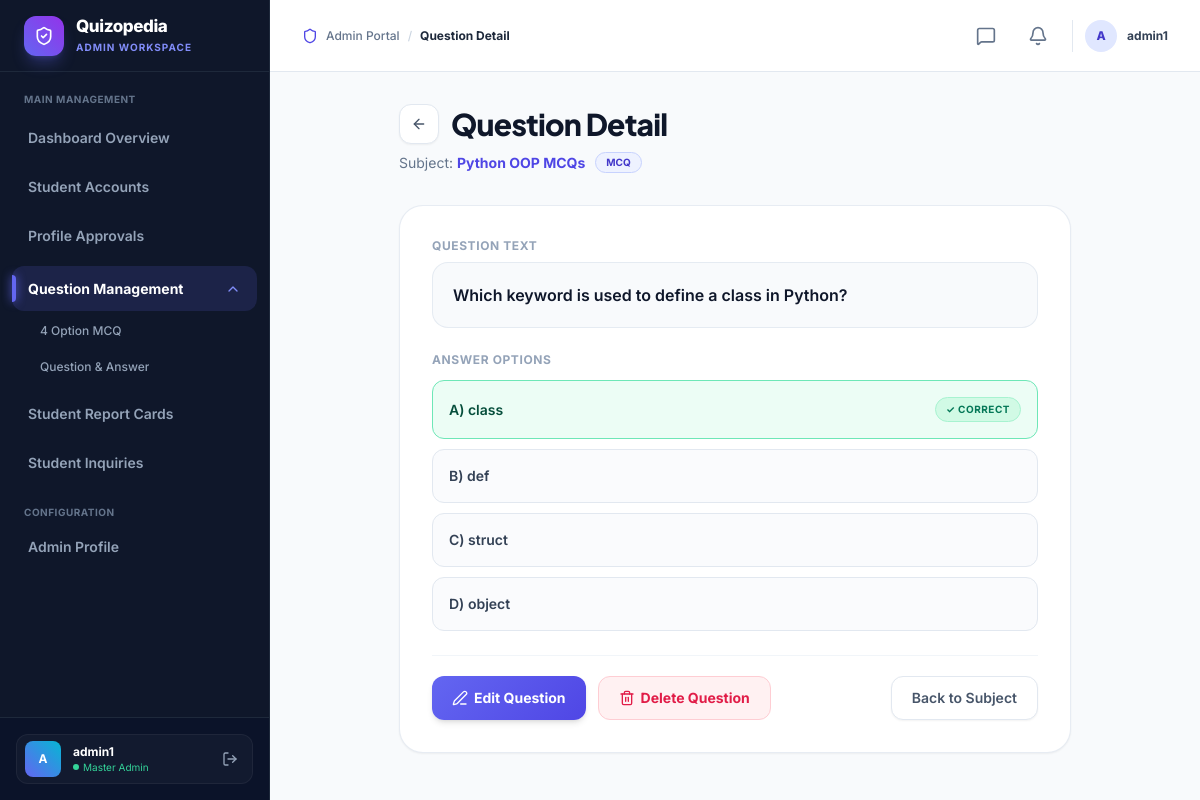
Page /questions/view/66/ (signed in) on the committed database.
### user/models.py (models this page shows, shortened)
class Question(models.Model):
    QUESTION_TYPE_CHOICES = [
        ('qna', 'Question & Answer'),
        ('mcq', '4 Option MCQ'),
    ]
    subject = models.ForeignKey(Subject, on_delete=models.CASCADE, related_name='questions')
    question_type = models.CharField(max_length=3, choices=QUESTION_TYPE_CHOICES, default='qna')
    question_text = models.TextField()
    option_a = models.CharField(max_length=255, default="")
    option_b = models.CharField(max_length=255, default="")
    option_c = models.CharField(max_length=255, default="")
    option_d = models.CharField(max_length=255, default="")
    correct_option = models.CharField(
        max_length=1,
        choices=[('A', 'Option A'), ('B', 'Option B'), ('C', 'Option C'), ('D', 'Option D')],
        default='A'
    )
    @property
    def is_mcq(self):
        return self.question_type == 'mcq'

class Subject(models.Model):
    id = models.BigAutoField(primary_key=True)
    name = models.CharField(max_length=150, unique=True, verbose_name="Subject Name")
    description = models.TextField(blank=True, verbose_name="Description")
    created_at = models.DateTimeField(auto_now_add=True, verbose_name="Created At")
    updated_at = models.DateTimeField(auto_now=True, verbose_name="Updated At")
    class Meta:
        ordering = ['name']
        verbose_name = 'Subject'
        verbose_name_plural = 'Subjects'
        constraints = [
            models.UniqueConstraint(
                Lower('name'),
                name='unique_subject_name_case_insensitive'
            )
        ]

### adminpanel/views.py (the view)
# urls.py: path('questions/view/<int:pk>/', views.question_detail, name='question_detail'),
@admin_required
def question_detail(request, pk):
    question = get_object_or_404(Question, id=pk)
    return render(request, 'adminpanel/question_detail.html', {
        'question': question
    })

### adminpanel/templates/adminpanel/question_detail.html (shortened to what this page needs)
{% extends 'adminpanel/base.html' %}
{% block active_questions %}active{% endblock %}
{% block breadcrumb %}Question Detail{% endblock %}
{% block content %}
<div class="mb-8 max-w-2xl mx-auto">
  <div class="flex items-center gap-3 mb-2">
    <a href="{% url 'subject_questions' question.subject.id %}" class="w-10 h-10 rounded-xl bg-white border border-slate-200 text-slate-600 hover:text-slate-900 hover:bg-slate-50 transition flex items-center justify-center shadow-sm" title="Back to Subject">
      <i data-lucide="arrow-left" class="w-4 h-4"></i>
    </a>
    <h1 class="text-2xl sm:text-3xl font-extrabold tracking-tight text-slate-900">
      Question Detail
    </h1>
  </div>
  <div class="flex items-center gap-2.5 ml-13">
    <p class="text-slate-500 text-sm">Subject: <span class="text-indigo-600 font-bold">{{ question.subject.name }}</span></p>
    {% if question.is_mcq %}
    <span class="text-[10px] font-bold px-2.5 py-0.5 rounded-full bg-indigo-50 text-indigo-700 border border-indigo-200">MCQ</span>
    {% else %}
    <span class="text-[10px] font-bold px-2.5 py-0.5 rounded-full bg-indigo-50 text-indigo-700 border border-indigo-200">Q&amp;A</span>
    {% endif %}
  </div>
</div>
<div class="max-w-2xl mx-auto">
  <div class="glass-card rounded-[24px] p-6 sm:p-8 space-y-6 bg-white border border-slate-200/80 shadow-sm">
    <div>
      <p class="text-xs text-slate-400 uppercase tracking-wider font-bold mb-2">Question Text</p>
      <div class="p-4 sm:p-5 rounded-2xl bg-slate-50 border border-slate-200/80">
        <p class="text-sm sm:text-base font-semibold text-slate-900 leading-relaxed">{{ question.question_text }}</p>
      </div>
    </div>
    <div>
      {% if question.is_mcq %}
      <p class="text-xs text-slate-400 uppercase tracking-wider font-bold mb-3">Answer Options</p>
      <div class="space-y-2.5">
        {% if question.option_a %}
        <div class="flex items-center justify-between p-3.5 sm:p-4 rounded-xl border transition
          {% if question.correct_option == 'A' %}bg-emerald-50 border-emerald-300 text-emerald-900{% else %}bg-slate-50/70 border-slate-200 text-slate-700{% endif %}">
          <span class="text-sm font-semibold">A) {{ question.option_a }}</span>
          {% if question.correct_option == 'A' %}
          <span class="text-[10px] uppercase font-bold tracking-wider px-2.5 py-1 rounded-full bg-emerald-100 text-emerald-700 border border-emerald-200 flex items-center gap-1">✓ Correct</span>
          {% endif %}
        </div>
        {% endif %}
        {% if question.option_b %}
        <div class="flex items-center justify-between p-3.5 sm:p-4 rounded-xl border transition
          {% if question.correct_option == 'B' %}bg-emerald-50 border-emerald-300 text-emerald-900{% else %}bg-slate-50/70 border-slate-200 text-slate-700{% endif %}">
          <span class="text-sm font-semibold">B) {{ question.option_b }}</span>
        </div>
        {% endif %}
        {% if question.option_c %}
        <div class="flex items-center justify-between p-3.5 sm:p-4 rounded-xl border transition
          {% if question.correct_option == 'C' %}bg-emerald-50 border-emerald-300 text-emerald-900{% else %}bg-slate-50/70 border-slate-200 text-slate-700{% endif %}">
          <span class="text-sm font-semibold">C) {{ question.option_c }}</span>
        </div>
        {% endif %}
        {% if question.option_d %}
        <div class="flex items-center justify-between p-3.5 sm:p-4 rounded-xl border transition
          {% if question.correct_option == 'D' %}bg-emerald-50 border-emerald-300 text-emerald-900{% else %}bg-slate-50/70 border-slate-200 text-slate-700{% endif %}">
          <span class="text-sm font-semibold">D) {{ question.option_d }}</span>
        </div>
        {% endif %}
      </div>
      {% endif %}
    </div>
    <div class="pt-5 border-t border-slate-100 flex flex-col sm:flex-row gap-3 items-center">
      <a href="{% url 'question_edit' question.id %}" class="cta-btn px-5 h-11 rounded-xl font-bold text-xs sm:text-sm text-white flex items-center justify-center gap-1.5 shadow-md flex-1 sm:flex-none">
        <i data-lucide="edit-3" class="w-4 h-4"></i> Edit Question
      </a>
      <form method="POST" action="{% url 'question_delete' question.id %}" onsubmit="return confirm('Are you sure you want to delete this question?');" class="m-0 p-0 flex-1 sm:flex-none">
        <button type="submit" class="h-11 px-5 rounded-xl font-bold text-xs sm:text-sm border border-rose-200 bg-rose-50 hover:bg-rose-100 text-rose-600 flex items-center justify-center gap-1.5 transition">
          <i data-lucide="trash-2" class="w-4 h-4"></i> Delete Question
        </button>
      </form>
      <a href="{% url 'subject_questions' question.subject.id %}" class="px-5 h-11 rounded-xl font-semibold text-xs sm:text-sm border border-slate-200 bg-white hover:bg-slate-50 text-slate-600 flex items-center justify-center transition flex-1 sm:flex-none sm:ml-auto shadow-sm">
        Back to Subject
      </a>
    </div>
  </div>
</div>
{% endblock %}

### adminpanel/templates/adminpanel/base.html (shortened to what this page needs)
{% load static %}
<!DOCTYPE html>
<html lang="en">
<head>
  <script src="https://cdn.tailwindcss.com"></script>
</head>
<body class="relative min-h-screen w-full flex">
  <aside id="adminSidebar"
    class="fixed lg:sticky top-0 left-0 w-[270px] bg-[#0f172a] text-slate-300 border-r border-[#1e293b] flex-shrink-0 h-screen flex flex-col z-50 transition-transform duration-300">
    <div class="h-[72px] flex items-center gap-3 px-6 border-b border-[#1e293b]">
      <div class="w-10 h-10 rounded-xl bg-gradient-to-tr from-indigo-500 to-purple-600 flex items-center justify-center text-white flex-shrink-0 shadow-lg shadow-indigo-500/30">
        <i data-lucide="shield-check" class="w-5 h-5"></i>
      </div>
      <div class="flex flex-col">
        <span class="text-[17px] font-extrabold tracking-tight text-white leading-tight">Quizopedia</span>
        <span class="text-[10px] text-indigo-400 font-bold uppercase tracking-widest mt-0.5">Admin Workspace</span>
      </div>
    </div>
    <nav class="flex-1 px-3 py-5 space-y-1 overflow-y-auto flex flex-col">
      <span class="text-[10px] font-bold text-slate-500 uppercase tracking-wider px-3 mb-1">Main Management</span>
      <a href="{% url 'admin_dashboard' %}"
        class="sidebar-link {% block active_db %}{% endblock %}">
        <span>Dashboard Overview</span>
      </a>
      <a href="{% url 'admin_students' %}"
        class="sidebar-link {% block active_students %}{% endblock %}">
        <span>Student Accounts</span>
      </a>
      <a href="{% url 'admin_profile_approvals' %}"
        class="sidebar-link flex items-center justify-between {% block active_approvals %}{% endblock %}">
        <span>Profile Approvals</span>
      </a>
      <div class="space-y-1 pt-1 pb-1" id="questionMgmtGroup">
        <button type="button"
          id="questionMgmtDropdownBtn"
          onclick="toggleQuestionDropdown(event)"
          class="sidebar-link w-full flex items-center justify-between text-left border-0 bg-transparent cursor-pointer {% block active_questions %}{% endblock %}">
          <span>Question Management</span>
          <i data-lucide="chevron-down" id="questionMgmtChevron"
            class="sidebar-chevron {% if '/questions/' in request.path %}open{% endif %}"></i>
        </button>
        <div id="questionMgmtSubmenu"
          class="pl-4 pr-1 space-y-1 {% if '/questions/' not in request.path %}hidden{% endif %}">
          <a href="{% url 'question_list' %}?type=mcq"
            class="sidebar-sub-link {% block active_mcq %}{% endblock %}" title="4 Option MCQ Quizzes">
            <span class="truncate">4 Option MCQ</span>
          </a>
          <a href="{% url 'question_list' %}?type=qna"
            class="sidebar-sub-link {% block active_qna %}{% endblock %}" title="Question & Answer Quizzes">
            <span class="truncate">Question &amp; Answer</span>
          </a>
        </div>
      </div>
      <a href="{% url 'admin_report_cards' %}"
        class="sidebar-link {% block active_report_cards %}{% endblock %}">
        <span>Student Report Cards</span>
      </a>
      <a href="{% url 'admin_contact_messages' %}"
        class="sidebar-link flex items-center justify-between {% block active_contacts %}{% endblock %}">
        <span>Student Inquiries</span>
      </a>
      <span class="text-[10px] font-bold text-slate-500 uppercase tracking-wider px-3 pt-4 mb-1">Configuration</span>
      <a href="{% url 'admin_profile' %}"
        class="sidebar-link {% block active_profile %}{% endblock %}">
        <span>Admin Profile</span>
      </a>
    </nav>
    <div class="p-4 border-t border-[#1e293b] bg-[#0b1329]">
      <div class="flex items-center gap-3 px-2 py-1.5 rounded-xl bg-white/[0.03] border border-white/5">
        <div class="w-9 h-9 rounded-lg bg-gradient-to-tr from-indigo-500 to-cyan-500 flex items-center justify-center text-white text-xs font-bold flex-shrink-0">
          {{ request.user.username|slice:":1"|upper }}
        </div>
        <div class="flex-1 min-w-0">
          <span class="text-xs font-bold text-white block truncate">{{ request.user.username }}</span>
          <span class="text-[10px] text-emerald-400 flex items-center gap-1">
            <span class="w-1.5 h-1.5 rounded-full bg-emerald-400"></span> Master Admin
          </span>
        </div>
        <a href="{% url 'logout' %}" class="text-slate-400 hover:text-red-400 p-1.5 transition" title="Sign Out">
          <i data-lucide="log-out" class="w-4 h-4"></i>
        </a>
      </div>
    </div>
  </aside>
  <div class="flex-1 flex flex-col min-w-0 bg-[#f8fafc]">
    <header class="h-[72px] bg-white/90 backdrop-blur-md border-b border-slate-200 flex items-center justify-between px-6 lg:px-8 sticky top-0 z-30">
      <div class="flex items-center gap-3">
        <div class="flex items-center gap-2 text-xs font-medium text-slate-500">
          <i data-lucide="shield" class="w-4 h-4 text-indigo-600"></i>
          <span>Admin Portal</span>
          <span class="text-slate-300">/</span>
          <span class="text-slate-800 font-bold">{% block breadcrumb %}Dashboard Overview{% endblock %}</span>
        </div>
      </div>
      <div class="flex items-center gap-4">
        <a href="{% url 'admin_contact_messages' %}"
          class="relative p-2 rounded-xl text-slate-500 hover:text-slate-800 hover:bg-slate-100 transition flex items-center justify-center"
          title="{% if new_contacts_count > 0 %}{{ new_contacts_count }} New Student Inquiries{% else %}Student Inquiries{% endif %}">
          <i data-lucide="message-square" class="w-5 h-5 {% if new_contacts_count > 0 %}text-indigo-600{% endif %}"></i>
        </a>
        <a href="{% url 'admin_profile_approvals' %}"
          class="relative p-2 rounded-xl text-slate-500 hover:text-slate-800 hover:bg-slate-100 transition flex items-center justify-center"
          title="{% if pending_approvals_count > 0 %}{{ pending_approvals_count }} Pending Profile Update Requests{% else %}No pending requests{% endif %}">
          <i data-lucide="bell" class="w-5 h-5 {% if pending_approvals_count > 0 %}text-amber-500{% endif %}"></i>
        </a>
        <div class="flex items-center gap-2.5 pl-3 border-l border-slate-200">
          <div class="w-8 h-8 rounded-full bg-indigo-100 text-indigo-700 flex items-center justify-center text-xs font-extrabold">
            {{ request.user.username|slice:":1"|upper }}
          </div>
          <span class="hidden md:inline text-xs font-bold text-slate-700">{{ request.user.username }}</span>
        </div>
      </div>
    </header>
    <main class="flex-1 p-6 md:p-8 max-w-7xl w-full mx-auto">
      {% block content %}{% endblock %}
    </main>
  </div>
</body>
</html>

### rows in the picture
Question: subject.name "Python OOP MCQs", question_text "Which keyword is used to define a class in Python?", option_a "class", option_b "def", option_c "struct", option_d "object"

### other values in the picture
{{ request.user.username|slice:":1"|upper }} "A"
{{ request.user.username }} "admin1"
